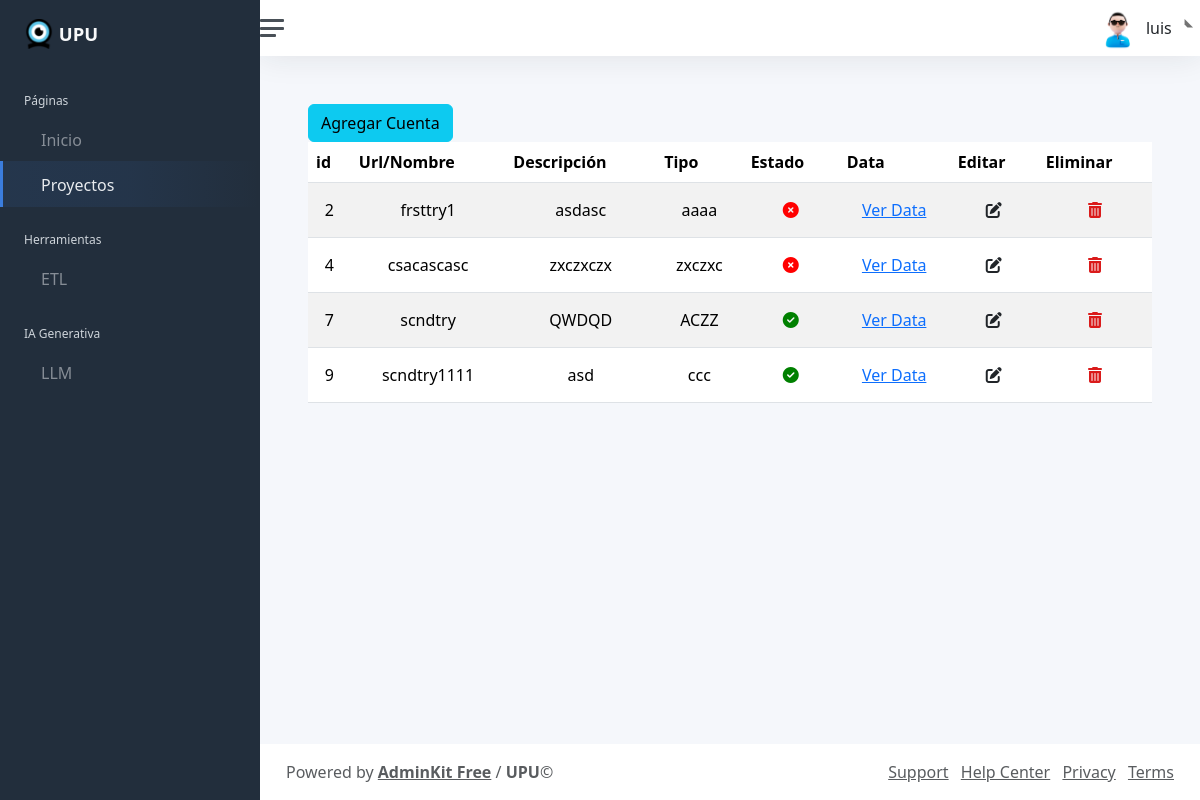
The page /project/Schudele/Account/8 (signed in) on the database its author committed.
### apps/project/models.py (models this page shows, shortened)
class Account(models.Model):
    id = models.AutoField(primary_key=True)
    urlname = models.CharField(max_length=50, null=False)
    description = models.CharField(max_length=50, null=False)
    type = models.CharField(max_length=50, null=False)
    state = models.BooleanField(null=False)
    Schudele = models.ForeignKey(Schudele,  blank=False, on_delete=models.DO_NOTHING)

### apps/project/views.py (the view)
# urls.py: path('Schudele/Account/<id>', AccView.as_view(), name ='Schedule/'),
class AccView(LoginRequiredMixin, TemplateView):
   template_name = 'app/project/Account.html'
   def get_context_data(self,id, *args, **kwargs):
      context = super(AccView,self).get_context_data(*args, **kwargs)
      account = list(Account.objects.filter(Schudele_id=id).values())
      context['accounts'] = account
      context['abc'] = id
      context['api'] = {
            'title': 'Projects',
        }
      return context

### template/app/project/Account.html (shortened to what this page needs)
{% extends "layout/app/base.html" %} {% block title %} Proyectos {% endblock %} {% load
    static %}
{% block content %}
<link rel="stylesheet" href="https://cdn.jsdelivr.net/npm/bootstrap@5.3.2/dist/css/bootstrap.min.css">
<link rel="stylesheet" href="https://cdn.datatables.net/2.0.0/css/dataTables.bootstrap5.css">
<div>
    <a href="/project/creacionAcc/{{abc}}" class="btn btn-info">Agregar Cuenta</a>
</div>
<div class="tabla-container">
        <div class="table-responsive">
            <table  id="Schudele" class="table table-striped" >
                <thead>
                    <tr>
                        <th>id</th>
                        <th>Url/Nombre</th>
                        <th>Descripción</th>
                        <th>Tipo</th>
                        <th>Estado</th>
                        <th>Data</th>
                        <th > Editar</th>
                        <th>Eliminar</th>
                    </tr>
                </thead>
                <tbody>
                    {% for i in accounts %}
                    <tr>
                        <td>{{i.id}}</td>
                        <td>{{i.urlname}}</td>
                        <td>{{i.description}}</td>
                        <td>{{i.type}}</td>
                        <td>
                            {% if i.state %}
                                <i class="fas fa-check-circle" style="color: green;"></i>
                            {% else %}
                                <i class="fas fa-times-circle" style="color: red;"></i>
                            {% endif %}
                        </td>
                        <td><a href="Data/{{i.id}}">Ver Data</a></td>
                        <td> <a href="edicionAcc/{{i.id}}" class="btn"><i class="fa-solid fa-pen-to-square"></i></i></i></a> </td>
                        <td> <a href="eliminacionAcc/{{i.id}}" class="btn btnEliminacion"><i class="fa-solid fa-trash-can" style="color: #da1b1b;"></i></a> </td>
                    </tr>
                    {% endfor %}
                </tbody>
            </table>
        </div>
</div>
{% load static %}
{% endblock content %}

### template/shared/include/app/navbar.html (shortened to what this page needs)
<nav class="navbar navbar-expand navbar-light navbar-bg">
	<a class="sidebar-toggle js-sidebar-toggle">
		<i class="hamburger align-self-center"></i>
	</a>
	<div class="navbar-collapse collapse">
		<ul class="navbar-nav navbar-align">
			<li class="nav-item dropdown">
				<a
					class="nav-link dropdown-toggle d-none d-sm-inline-block"
					href="#"
					data-bs-toggle="dropdown"
				>
					<img
						src="/static/assets/img/auth/avatar.jpg"
						class="avatar img-fluid rounded me-1"
						alt="Login avatar"
					/>
					<span class="text-dark">{{ request.user.username }}</span>
				</a>
			</li>
		</ul>
	</div>
</nav>

### template/app/project/Account.html (style rules this page uses)
.tabla-container { margin: 0 auto; width: 100%; }
table { width: auto; table-layout: auto; }
th, td { padding: 8px; text-align: center; }

### rows shown on the page
Account: id "2", urlname "frsttry1", description "asdasc", type "aaaa", state False (drawn)
Account: id "4", urlname "csacascasc", description "zxczxczx", type "zxczxc", state False (drawn)
Account: id "7", urlname "scndtry", description "QWDQD", type "ACZZ", state True (drawn)
Account: id "9", urlname "scndtry1111", description "asd", type "ccc", state True (drawn)

### other values the page prints
{{ request.user.username }} "luis"
